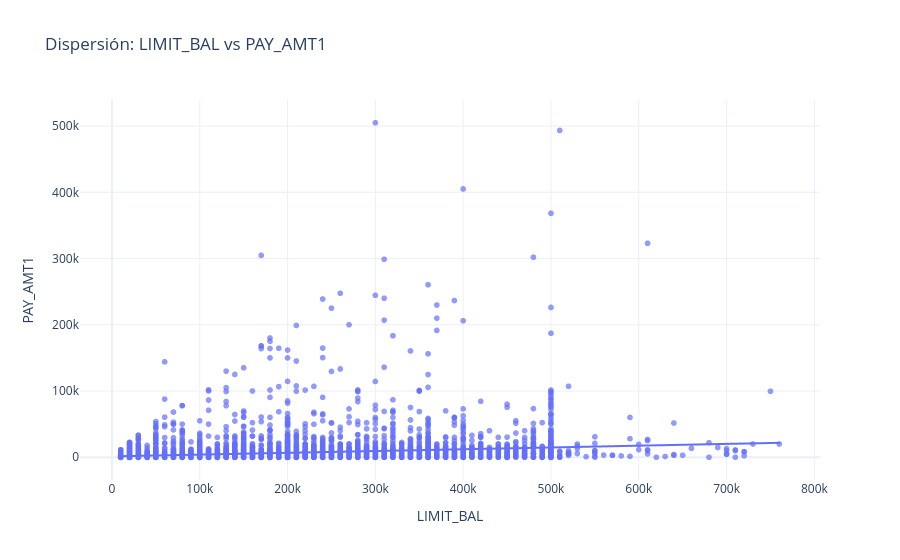

The cell this chart's notebook holds for it:
### Code cell
fig = eda.plot_scatter("LIMIT_BAL", "PAY_AMT1")
fig.show()

### Figure 1 — Plotly figure (JSON) as saved in the notebook; plotly's stock layout.template omitted (floating-point values rounded to 4 significant figures; data arrays with more than 128 entries replaced by an {"elided": "..."} marker saying what was removed)
{"data": [{"hovertemplate": "LIMIT_BAL=%{x}<br>PAY_AMT1=%{y}<extra></extra>", "legendgroup": "", "marker": {"color": "#636efa", "opacity": 0.7, "symbol": "circle"}, "mode": "markers", "name": "", "showlegend": false, "type": "scattergl", "x": {"elided": "11250 float values"}, "xaxis": "x", "y": {"elided": "11250 float values"}, "yaxis": "y"}, {"hovertemplate": "<b>OLS trendline</b><br>PAY_AMT1 = 0.0269514 * LIMIT_BAL + 1295.89<br>R<sup>2</sup>=0.038974<br><br>LIMIT_BAL=%{x}<br>PAY_AMT1=%{y} <b>(trend)</b><extra></extra>", "legendgroup": "", "marker": {"color": "#636efa", "symbol": "circle"}, "mode": "lines", "name": "", "showlegend": false, "type": "scattergl", "x": {"elided": "11250 float values"}, "xaxis": "x", "y": {"elided": "11250 float values"}, "yaxis": "y"}], "layout": {"legend": {"tracegroupgap": 0}, "title": {"text": "Dispersión: LIMIT_BAL vs PAY_AMT1"}, "xaxis": {"anchor": "y", "domain": [0, 1], "title": {"text": "LIMIT_BAL"}}, "yaxis": {"anchor": "x", "domain": [0, 1], "title": {"text": "PAY_AMT1"}}}}
